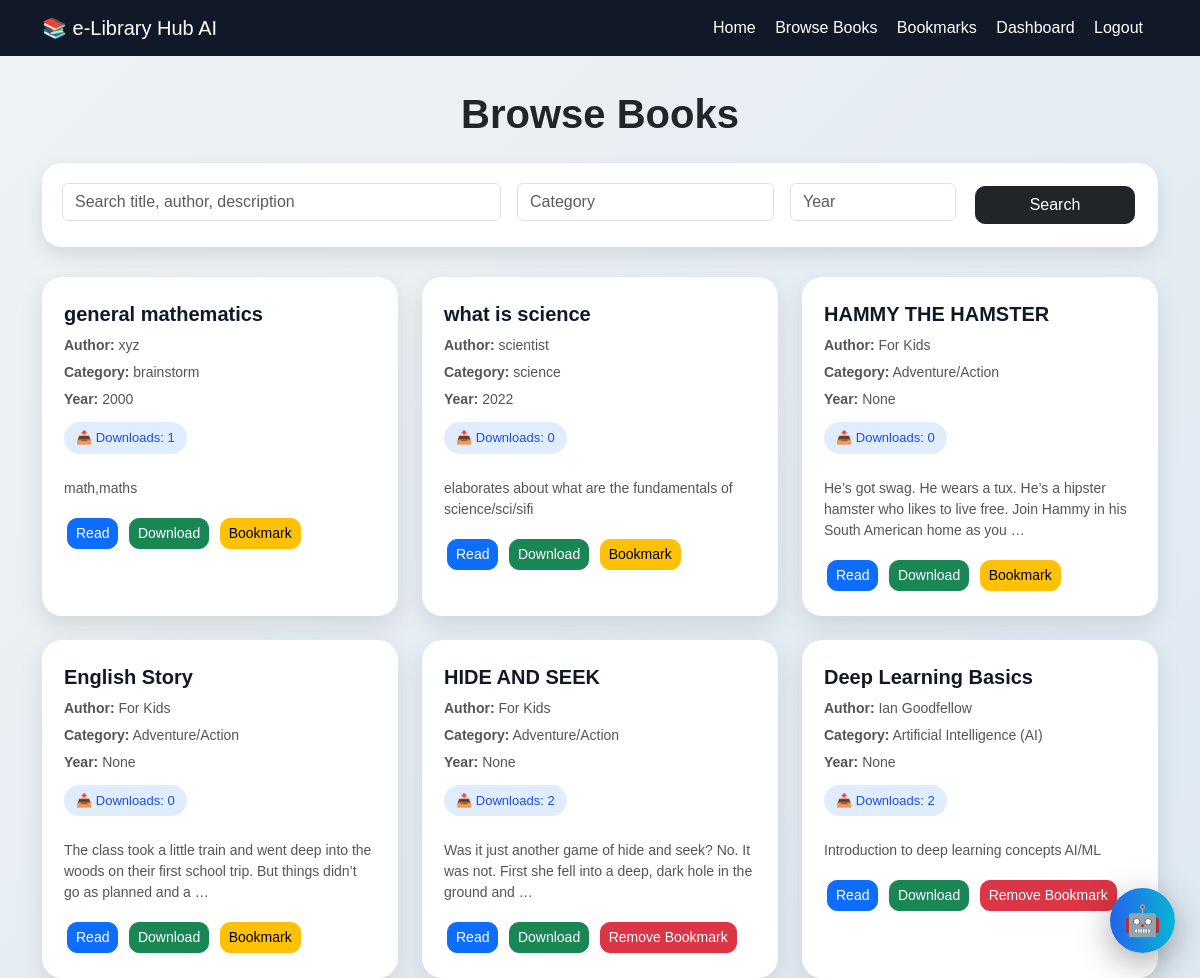
Page /books/ (signed in) on the committed database.
### library/models.py (models this page shows, shortened)
class Book(models.Model):
    title = models.CharField(max_length=200)
    author = models.CharField(max_length=200)
    category = models.CharField(max_length=100, blank=True, null=True)
    year = models.IntegerField(blank=True, null=True)
    description = models.TextField(blank=True, null=True)
    pdf = models.FileField(upload_to='books/', blank=True, null=True)
    downloads = models.IntegerField(default=0)

### library/views.py (the view)
# urls.py: path('books/', views.book_list, name='book_list'),
@login_required(login_url='login')
def book_list(request):
    books = Book.objects.all().order_by('-id')
    query = request.GET.get("q", "")
    category = request.GET.get("category", "")
    year = request.GET.get("year", "")
    if query:
        books = books.filter(
            Q(title__icontains=query) |
            Q(author__icontains=query) |
            Q(description__icontains=query)
        )
    if category:
        books = books.filter(category__icontains=category)
    if year:
        books = books.filter(year=year)
    bookmarked_books = list(
        Bookmark.objects.filter(
            user=request.user
        ).values_list("book_id", flat=True)
    )
    return render(request, "library/book_list.html", {
        "books": books,
        "bookmarked_books": bookmarked_books,
        "query": query,
        "category": category,
        "year": year,
    })

### library/templates/library/book_list.html (shortened to what this page needs)
{% load static %}
<!DOCTYPE html>
<html lang="en">
<head>
    <link href="https://cdn.jsdelivr.net/npm/bootstrap@5.3.2/dist/css/bootstrap.min.css" rel="stylesheet">
</head>
<body>
<nav class="navbar navbar-expand-lg fixed-top">
    <div class="container">
        <a href="{% url 'home' %}" class="navbar-brand">📚 e-Library Hub AI</a>
        <div class="ms-auto">
            <a href="{% url 'home' %}">Home</a>
            <a href="{% url 'book_list' %}">Browse Books</a>
            <a href="{% url 'bookmarks' %}">Bookmarks</a>
            <a href="{% url 'dashboard' %}">Dashboard</a>
            <a href="{% url 'logout' %}">Logout</a>
        </div>
    </div>
</nav>
<div class="container">
    <h1 class="page-title">Browse Books</h1>
    <div class="search-box">
        <form method="GET">
            <div class="row g-3">
                <div class="col-md-5">
                    <input type="text" name="q" value="{{ query }}" class="form-control" placeholder="Search title, author, description">
                </div>
                <div class="col-md-3">
                    <input type="text" name="category" value="{{ category }}" class="form-control" placeholder="Category">
                </div>
                <div class="col-md-2">
                    <input type="text" name="year" value="{{ year }}" class="form-control" placeholder="Year">
                </div>
                <div class="col-md-2 d-grid">
                    <button type="submit" class="btn btn-dark">Search</button>
                </div>
            </div>
        </form>
    </div>
    <div class="row g-4">
        {% for book in books %}
        <div class="col-md-6 col-lg-4">
            <div class="book-card">
                <div class="book-title">{{ book.title }}</div>
                <div class="book-info"><b>Author:</b> {{ book.author }}</div>
                <div class="book-info"><b>Category:</b> {{ book.category }}</div>
                <div class="book-info"><b>Year:</b> {{ book.year }}</div>
                <div class="download-count">
                    📥 Downloads: {{ book.downloads }}
                </div>
                {% if book.description %}
                <div class="book-desc">
                    {{ book.description|truncatewords:25 }}
                </div>
                {% endif %}
                <div class="mt-3">
                    {% if book.pdf %}
                    <a href="{{ book.pdf.url }}" target="_blank" class="btn btn-primary btn-sm">Read</a>
                    <a href="{% url 'download_book' book.id %}" class="btn btn-success btn-sm">Download</a>
                    {% endif %}
                    {% if book.id in bookmarked_books %}
                    <form method="POST" action="{% url 'remove_bookmark' book.id %}" style="display:inline;">
                        <button class="btn btn-danger btn-sm">Remove Bookmark</button>
                    </form>
                    {% else %}
                    <form method="POST" action="{% url 'add_bookmark' book.id %}" style="display:inline;">
                        <button class="btn btn-warning btn-sm">Bookmark</button>
                    </form>
                    {% endif %}
                </div>
            </div>
        </div>
        {% empty %}
        <p class="text-center">No books found.</p>
        {% endfor %}
    </div>
</div>
<div class="chat-toggle" onclick="toggleChat()">🤖</div>
</body>
</html>

### library/templates/library/book_list.html (style rules this page uses)
body { background:linear-gradient(135deg,#eef2f3,#dfe9f3); min-height:100vh; padding-top:90px; font-family:Arial, sans-serif; }
.navbar { background:#111827; }
.navbar a { color:white !important; margin-right:15px; text-decoration:none; }
.page-title { text-align:center; font-weight:700; margin-bottom:25px; }
.search-box { background:white; padding:20px; border-radius:20px; margin-bottom:30px; box-shadow:0 8px 20px rgba(0,0,0,0.1); }
.book-card { background:white; border-radius:20px; padding:22px; height:100%; box-shadow:0 10px 25px rgba(0,0,0,0.1); transition:0.3s; }
.book-title { font-size:20px; font-weight:700; color:#111827; }
.book-info { color:#555; font-size:14px; margin-top:6px; }
.book-desc { color:#555; margin-top:12px; font-size:14px; }
.download-count { display:inline-block; background:#e0edff; color:#1d4ed8; padding:6px 12px; border-radius:20px; margin:12px 0; font-size:13px; }
.btn { border-radius:10px; margin:3px; }
.chat-toggle { position:fixed; bottom:25px; right:25px; width:65px; height:65px; border-radius:50%; background:linear-gradient(to right,#2563eb,#06b6d4); display:flex; align-items:center; justify-content:center; font-size:30px; cursor:pointer; z-index:9999; box-shadow:0 10px 35px rgba(0,0,0,0.35); }

### rows in the picture
Book: title "general mathematics", author "xyz", category "brainstorm", year "2000", downloads "1", description "math,maths", shows "Bookmark"
Book: title "what is science", author "scientist", category "science", year "2022", downloads "0", description "elaborates about what are the fundamentals of science/sci/sifi", shows "Bookmark"
Book: title "HAMMY THE HAMSTER", author "For Kids", category "Adventure/Action", year "None", downloads "0", description "He’s got swag. He wears a tux. He’s a hipster hamster who likes to live free. Join Hammy in his South American home as you …", shows "Bookmark"
Book: title "English Story", author "For Kids", category "Adventure/Action", year "None", downloads "0", description "The class took a little train and went deep into the woods on their first school trip. But things didn’t go as planned and a …", shows "Bookmark"
Book: title "HIDE AND SEEK", author "For Kids", category "Adventure/Action", year "None", downloads "2", description "Was it just another game of hide and seek? No. It was not. First she fell into a deep, dark hole in the ground and …", shows "Remove Bookmark"
Book: title "Deep Learning Basics", author "Ian Goodfellow", category "Artificial Intelligence (AI)", year "None", downloads "2", description "Introduction to deep learning concepts AI/ML", shows "Remove Bookmark"
